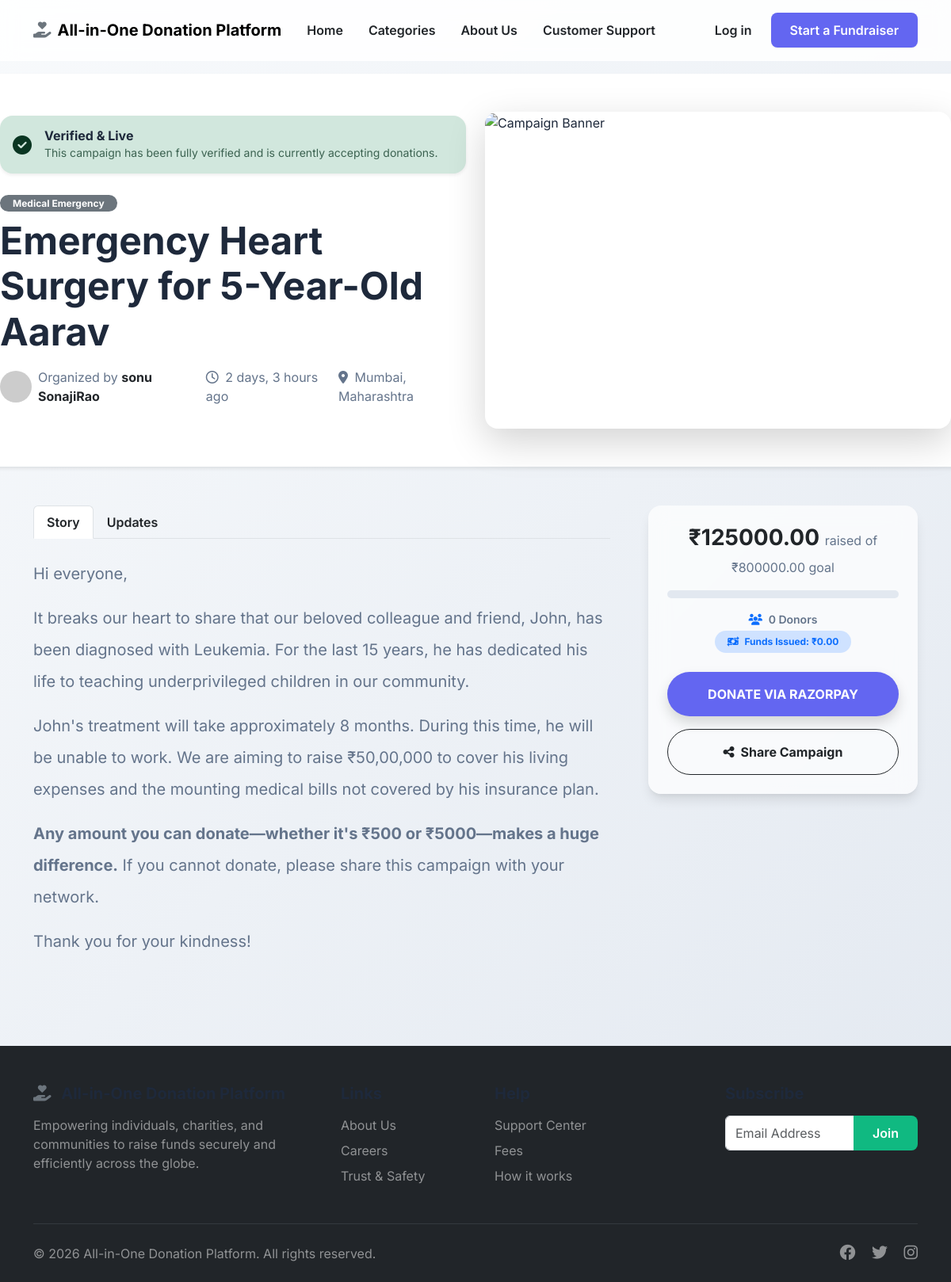
The page /campaign/1/ on the database as committed earlier.
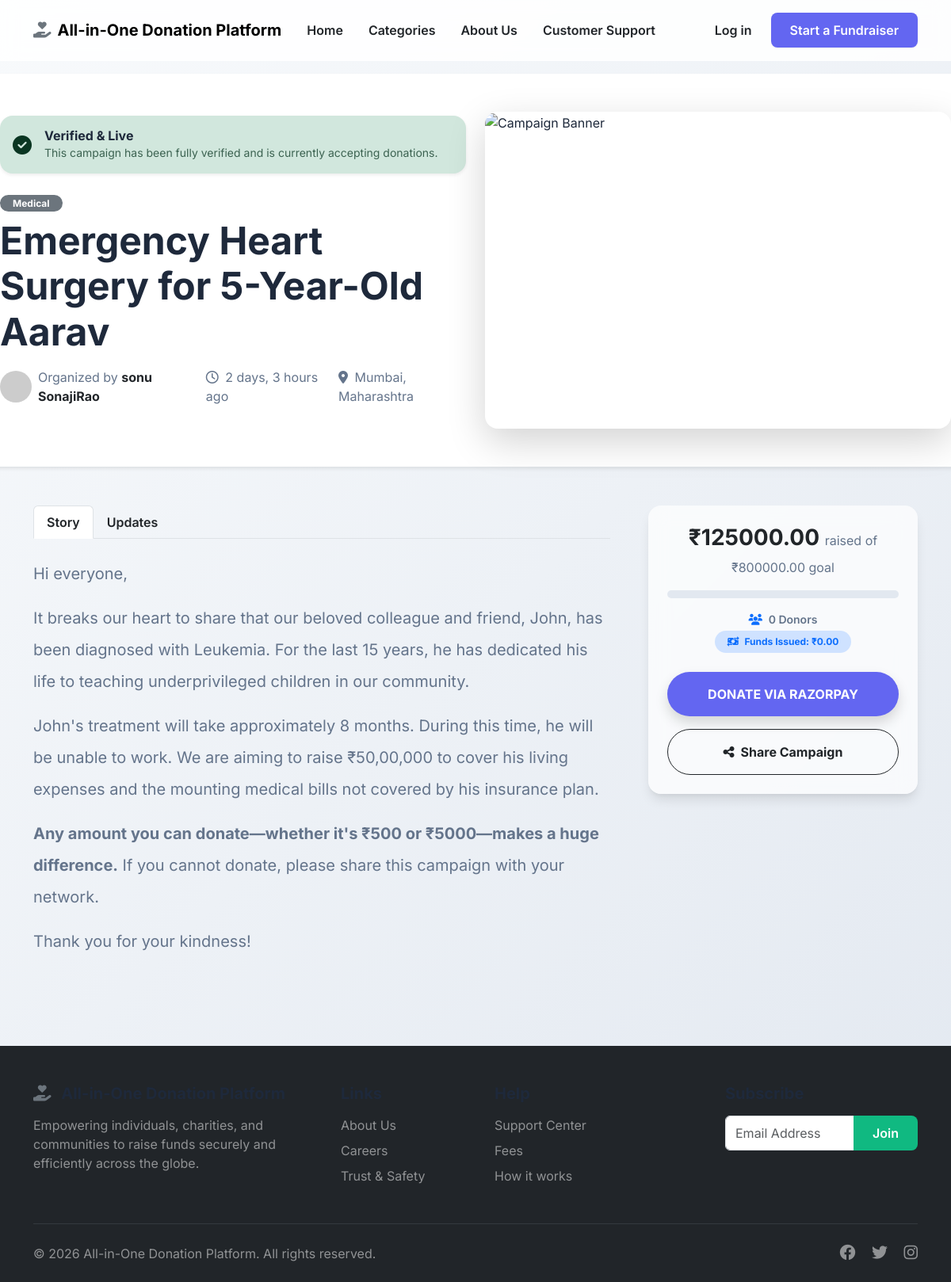
The same page on the database as committed later.
### campaigns/models.py (models this page shows, shortened)
class Campaign(models.Model):
    class Status(models.TextChoices):
        DRAFT = 'DRAFT', _('Draft')
        ACTIVE = 'ACTIVE', _('Active')
        COMPLETED = 'COMPLETED', _('Completed')
        CANCELLED = 'CANCELLED', _('Cancelled')
    owner = models.ForeignKey(settings.AUTH_USER_MODEL, on_delete=models.CASCADE, related_name='campaigns')
    title = models.CharField(max_length=200)
    description = models.TextField()
    goal_amount = models.DecimalField(max_digits=12, decimal_places=2)
    raised_amount = models.DecimalField(max_digits=12, decimal_places=2, default=0.00)
    image = models.ImageField(upload_to='campaigns/images/', null=True, blank=True)
    start_date = models.DateTimeField(auto_now_add=True)
    end_date = models.DateTimeField(null=True, blank=True)
    category = models.ForeignKey(Category, on_delete=models.SET_NULL, null=True, related_name='campaigns')
    location = models.CharField(max_length=255, blank=True)
    payment_qr_code = models.ImageField(upload_to='campaigns/qr_codes/', null=True, blank=True, help_text="Upload your UPI or Bank QR code here")
    status = models.CharField(
        max_length=20,
        choices=Status.choices,
        default=Status.DRAFT
    )
    approved = models.BooleanField(default=False)
    status_reason = models.TextField(blank=True, null=True, help_text="Reason for current status or rejection notes")
    amount_issued = models.DecimalField(max_digits=12, decimal_places=2, default=0.00, help_text="Total amount paid out to the seeker")
    created_at = models.DateTimeField(auto_now_add=True)
    updated_at = models.DateTimeField(auto_now=True)
    @property
    def progress_percentage(self):
        if self.goal_amount > 0:
            return round((self.raised_amount / self.goal_amount) * 100, 2)
        return 0

class Category(models.Model):
    name = models.CharField(max_length=100, unique=True)
    slug = models.SlugField(max_length=100, unique=True)
    icon = models.ImageField(upload_to='categories/icons/', null=True, blank=True)
    class Meta:
        verbose_name_plural = "Categories"

### accounts/models.py (models this page shows, shortened)
class User(AbstractUser):
    class Role(models.TextChoices):
        DONOR = 'DONOR', _('Donor')
        CAMPAIGN_OWNER = 'OWNER', _('Campaign Owner')
        ADMIN = 'ADMIN', _('Admin')
    email = models.EmailField(_('email address'), unique=True)
    phone_number = models.CharField(_('phone number'), max_length=15, unique=True, null=True, blank=True)
    otp_code = models.CharField(max_length=6, null=True, blank=True)
    otp_expiry = models.DateTimeField(null=True, blank=True)
    role = models.CharField(
        max_length=20,
        choices=Role.choices,
        default=Role.DONOR
    )
    profile_image = models.ImageField(upload_to='profiles/', null=True, blank=True)
    verified = models.BooleanField(default=False)
    USERNAME_FIELD = 'email'
    REQUIRED_FIELDS = ['username']
    objects = CustomUserManager()

### core/views.py (the view)
# urls.py: path('campaign/<int:pk>/', CampaignDetailView.as_view(), name='campaign_detail'),
class CampaignDetailView(DetailView):
    model = Campaign
    template_name = 'campaign_detail.html'
    context_object_name = 'campaign'

### templates/campaign_detail.html (shortened to what the changed rows need)
{% extends 'base.html' %}
{% load static %}
{% block content %}
<div class="row pt-5 bg-white border-bottom shadow-sm">
    <div class="container pb-5">
        <div class="row align-items-center">
            <div class="col-lg-6 mb-4 mb-lg-0">
                <div class="col-12 mb-4">
                    {% if campaign.status == 'DRAFT' %}
                        <div class="alert alert-warning border-0 shadow-sm rounded-4 d-flex align-items-center mb-4 p-3 anim-fade-in">
                            <i class="fa-solid fa-clock-rotate-left fs-4 me-3"></i>
                            <div>
                                <h6 class="fw-bold mb-0">Under Review</h6>
                                <p class="small mb-0 opacity-75">Our team is currently verifying the details of this campaign to ensure safety for our donors.</p>
                            </div>
                        </div>
                    {% elif campaign.status == 'ACTIVE' %}
                        <div class="alert alert-success border-0 shadow-sm rounded-4 d-flex align-items-center mb-4 p-3 anim-fade-in">
                            <i class="fa-solid fa-circle-check fs-4 me-3"></i>
                            <div>
                            </div>
                        </div>
                    {% endif %}
                    <span class="badge bg-secondary mb-2 rounded-pill px-3">{{ campaign.category.name }}</span>
                    <h1 class="fw-bolder display-5 mb-3">{{ campaign.title }}</h1>
                    <div class="d-flex align-items-center text-muted-custom">
                        <img src="https://ui-avatars.com/api/?name={{ campaign.owner.get_full_name|default:campaign.owner.username }}&background=E5E7EB&color=374151" alt="Organizer" class="rounded-circle me-2" width="40" height="40">
                        <span class="me-3">Organized by <strong class="text-dark">{{ campaign.owner.get_full_name|default:campaign.owner.username }}</strong></span>
                        <span class="me-3"><i class="fa-regular fa-clock me-1"></i> {{ campaign.created_at|timesince }} ago</span>
                        {% if campaign.location %}
                        <span><i class="fa-solid fa-location-dot me-1"></i> {{ campaign.location }}</span>
                        {% endif %}
                    </div>
                </div>
            </div>
        </div>
    </div>
</div>
<div class="container my-5">
    <div class="row g-5">
        <div class="col-lg-4">
            <div class="card glass-panel border-0 mb-4 sticky-top" style="top: 100px;">
                <div class="card-body p-4 text-center">
                    <h3 class="fw-bold text-dark mb-1">₹{{ campaign.raised_amount }} <span class="text-muted-custom fs-6 fw-normal">raised of ₹{{ campaign.goal_amount }} goal</span></h3>
                    <div class="progress-custom mb-3 mt-3">
                    </div>
                    <p class="text-muted-custom small fw-semibold mb-1">
                        <i class="fa-solid fa-users text-primary me-1"></i> {{ campaign.donations.count }} Donors
                    </p>
                    <div class="mb-4">
                        <span class="badge bg-primary-subtle text-primary rounded-pill px-3 py-2 fw-bold small"><i class="fa-solid fa-money-bill-transfer me-1"></i> Funds Issued: ₹{{ campaign.amount_issued }}</span>
                    </div>
                    <button class="btn btn-primary-custom w-100 py-3 rounded-pill fw-bold text-uppercase letter-spacing mb-3 shadow" data-bs-toggle="modal" data-bs-target="#donationModal">
                        Donate via Razorpay
                    </button>
                    <button class="btn btn-outline-dark w-100 py-3 rounded-pill fw-bold d-flex align-items-center justify-content-center">
                        <i class="fa-solid fa-share-nodes me-2"></i> Share Campaign
                    </button>
                </div>
            </div>
        </div>
    </div>
</div>
{% endblock %}

Rows that differ between the two databases and show on the page:
changed Campaign "Emergency Heart Surgery for 5-Year-Old Aarav": category.name "Medical Emergency" → "Medical"
